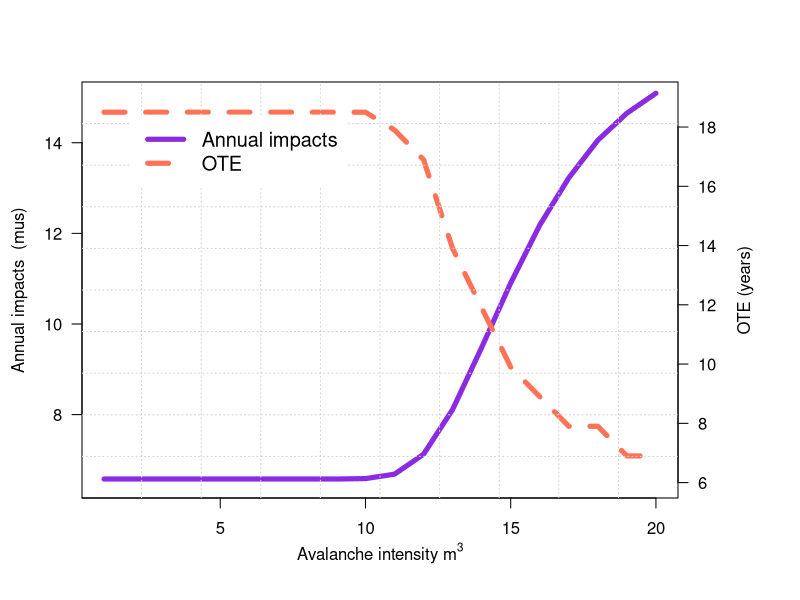

Recreate this plot in R.
#Sensitivity analysis
yvalue = 30
alpha<-c(0.353,0.360,0.371,0.389,0.391)
gamma<-c(5.652,5.581,5.575,5.498,5.367)
d=10 # factor of time
YearMax<-50 #total no of year to be investigated.
#creating local variables
rate<-matrix(nrow=YearMax)     #hazard rate in respective year
colors=c("chocolate","coral3","coral4","cyan1","cyan4","darkblue","blue","chartreuse4","red","deeppink","deeppink4") #colors for plot
#SUBROUTINE FOr the bridge
#this routine is used to calculated the Intensity of rockfall, avalanche
#INPUT -----------------------------------
T=seq(0.1,YearMax, by =0.1)
#with example
#library(cubature)
factor=1
alpha1=0.0252
rho=0.02
m=1.2665
cs=0
k0=0

Maxvolume <- 34 # e.g. m3 (volume of rockfall or avalanche)
Time<-YearMax
MaxCS<-5 #maximum no of CS for the bridge
Maxlatent<- 1 #number of latent condition state


#define dimension
mtp<- matrix(double(1),nrow=MaxCS,ncol=(MaxCS+Maxlatent))
mtplatent<- matrix(double(1),nrow=(MaxCS+Maxlatent),ncol=(MaxCS+Maxlatent))
mtp <- read.csv("mtp.csv",header=FALSE) 
#define the Markov transition probability for the bridge
#attach(mtp)
initialCS<-c(1,0,0,0,0,0) #initial state probability of the bridge
#v3=10 #value of rock fall, or avalanche volume to be used

#STEP 1 --estimating the failure probability from hazard curve for each CS
#hazard curve
S<-matrix(double(1),nrow=Maxvolume,ncol=MaxCS)
#define a function for calculating intensity S
intensity<-function(alpha,gamma,volume){
  exp(-exp(-alpha*volume+gamma))
}
for (i in 1:MaxCS){
  for (v in 1:Maxvolume){
    S[v,i]<-intensity(alpha[i],gamma[i],v)/d
  }
}


maxv3<-20
step=seq(1,maxv3, by =1)


#rhosa<- matrix(double(1),nrow=length(step),ncol=1)
T_optimalsa<-matrix(double(1),nrow=maxv3,ncol=1)
Min_Csa<-matrix(double(1),nrow=maxv3,ncol=1)

for (u in 1:maxv3){
  
v3<-step[u]

#STEP 2 --Calculating the Markov transition probability - Latent
#choose the intensity (e.g. S=10 m3)
for (i in 1:(MaxCS+1)){
  if (i < (MaxCS+1)) {
    for (j in 1:(MaxCS+Maxlatent)){
      if (j < (MaxCS+Maxlatent)){
        mtplatent[i,j]<-mtp[i,j]*(1-S[v3,i])
      } else {
        mtplatent[i,j]<-S[v3,i]
      }
    }
  } else {
    mtplatent[i,j]<-1
  }
}

#----------------------------------------------------
#STEP 3. Define the initial state of the bridge at the time after the PI


pi<-matrix(double(1),nrow=length(T),ncol=(MaxCS+Maxlatent))
pioneyear<-matrix(double(1),nrow=Time,ncol=(MaxCS+Maxlatent))
for (t in 1:length(T)){
  if (t ==1){
    pi[t,]<-initialCS
  } else {
    pi[t,]<-pi[t-1,]%*%mtplatent
  }
}

#---------Start caculation SECTION

#Sensitivity analysis for ratio CI/PI
cpi<-1 #preventive intervention cost for the snow catcher system
CIimpact<-10 #corrective intervention cost for the bridge
cci<-2
#maxrho<- 0.1

#This program was coded by Nam Lethanh (lethanh@ibi.baug.ethz.ch)
#INPUT

#STEP 4 - calculating cost of corrective intervention for the bridge at each year if there is a failure

CItime<-matrix(double(1),nrow=length(T))  #expect corrective intervention cost at time t
for (t in 1:length(T)){
  CItime[t]<-pi[t,6]*CIimpact
}
#cat("Expected IMPACT for CI of the bridge at time t \n")
#print(CItime)

#..............................................


#         MAIN PROGRAM

f1=function(x){
  (alpha1*m*x^(m-1)*exp(-alpha1*x^m))^2
}

f2=function(y){
  (exp(alpha1*y^m-rho*y))
}

q<-matrix(double(1),nrow=1,ncol=T)
C<-matrix(double(1),nrow=1,ncol=T)
canduoi=0
cantren=Inf

#scenario 1 - ***********************************************
ca=cpi*1
cm=cci
for (i in 1:length(T)){
  # timestep=i/d
  v1=integrate(f1,lower=canduoi,upper=Inf)
  v2=integrate(f2,lower=0,upper=T[i])
  C[i]=(exp(-rho*T[i])*(cs+ca)+(k0/rho)*(1-exp(-rho*T[i]))+(cm+CItime[T[i]])*v1$value*v2$value)/(1-exp(-rho*T[i]))
}

Min_Csa[u]<-min(C[c(10:length(T))])
T_optimalsa[u]<-which.min(C)/d
}

#drawing
plot.new()
par(mar=c(5, 4, 4, 6) + 0.1)
plot(step, Min_Csa, pch=2, axes=FALSE, ylim=c(6.5,15), xlab="", ylab="", 
     type="l",col="blueviolet", lwd=5)
axis(2, ylim=c(0,20),col="black",las=1)  ## las=1 makes horizontal labels
mtext(expression(paste("Annual impacts  (",, "mus)")),side=2,col="black",line=2.5)
axis(1,pretty(range(step),5))
box()

par(new=TRUE)

## Plot the second plot and put axis scale on right
plot(step, T_optimalsa, pch=4,  xlab="", ylab="", ylim=c(6,19), 
     axes=FALSE, type="l", col="coral1",lwd=5,lty=2)
## a little farther out (line=4) to make room for labels
mtext("OTE (years)",side=4,col="black",line=2.8) 
axis(4, ylim=c(0,20), col="black",col.axis="black",las=1)
mtext(expression(paste("Avalanche intensity ", m^3)),side=1,col="black",line=2.5)  
grid(10, 10, col = "lightgray", lty = "dotted",lwd = par("lwd"), equilogs = TRUE)
legend("topleft",inset=.08,legend=c("Annual impacts","OTE"),
       text.col=c("black"),lty=c(1,2),lwd=c(5,5),col=c("blueviolet","coral1"),horiz=F,cex=1.2,box.col = "white")

